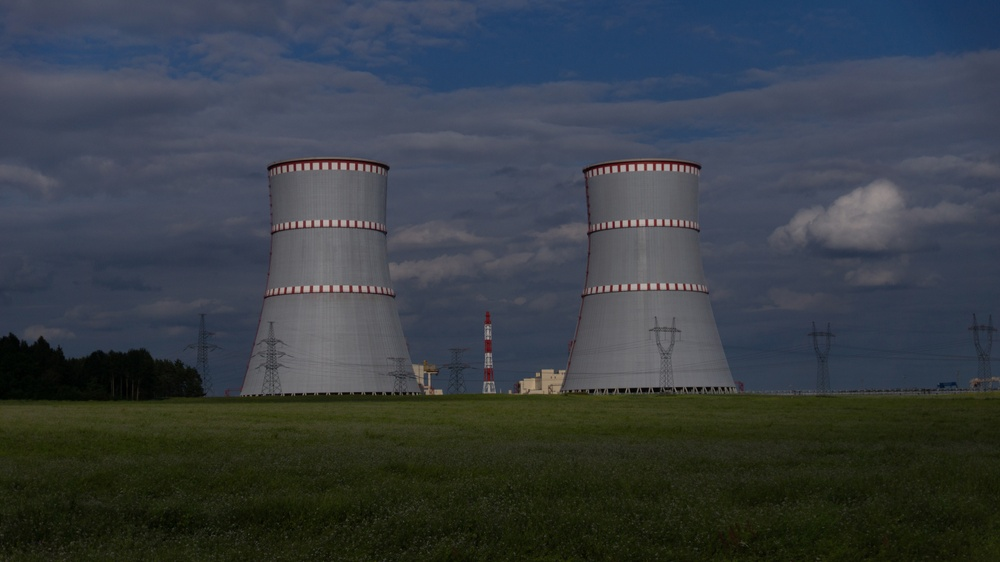
#> input picture examples/in.jpg, 1000 x 562 px, shrunk from 1600 x 900 before the run, found by its file name
$ python enhance.py
#> lines starting #> are read from the running program, lines starting #| are printed output that depends on the picture
import cv2
from matplotlib import pyplot as plt

if __name__ == "__main__":
    image = cv2.imread("in.jpg")
#> image is the input picture: shape (562, 1000, 3); mean B, G, R 68.8, 63, 56.5
    gray = cv2.cvtColor(image, cv2.COLOR_BGR2GRAY)
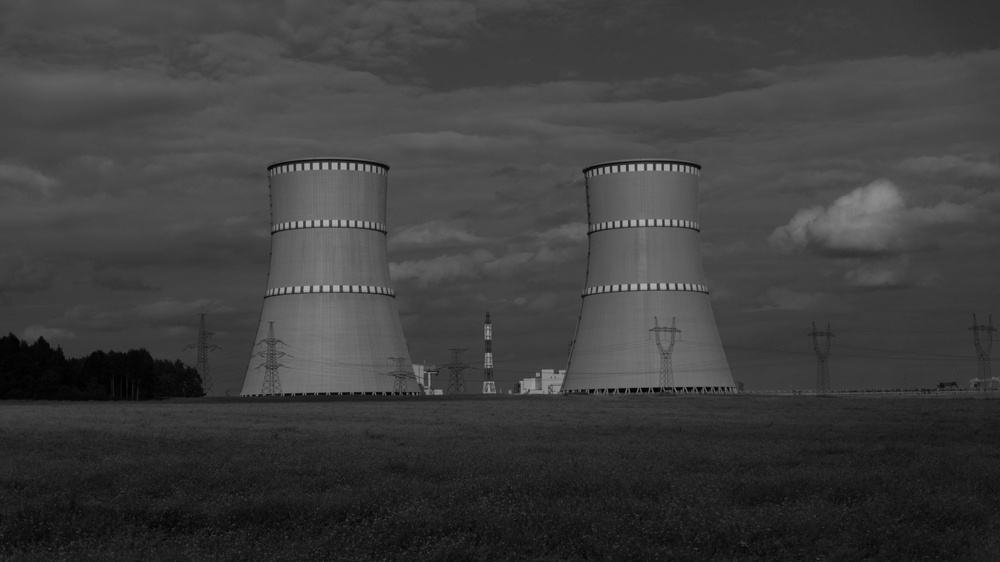
#> gray: shape (562, 1000); min 0, max 180, mean 61.7

    # Calculate grayscale histogram
    hist = cv2.calcHist([gray], [0], None, [256], [0, 256])
#> hist = 256 values, max 15855 at index 62, min 0 at index 181, mean 2195.3
    hist_size = len(hist)
#> hist_size = 256

    # Calculate cumulative distribution from the histogram
    accumulator = [float(hist[0])]
#> accumulator = [12]
    for index in range(1, hist_size):
        accumulator.append(accumulator[index - 1] + float(hist[index]))
#> after the loop, accumulator = 256 values from 12 to 562000

    # Locate points to clip
    maximum = accumulator[-1]
#> maximum = 562000
    clip_hist_percent = 1
    clip_hist_percent *= maximum / 100.0
#> clip_hist_percent = 5620
    clip_hist_percent /= 2.0
#> clip_hist_percent = 2810

    # Locate left cut
    minimum_gray = 0
    while accumulator[minimum_gray] < clip_hist_percent:
        minimum_gray += 1
#> this loop made 5 passes
#> after the loop, minimum_gray = 5

    # Locate right cut
    maximum_gray = hist_size - 1
#> maximum_gray = 255
    while accumulator[maximum_gray] >= (maximum - clip_hist_percent):
        maximum_gray -= 1
#> this loop made 125 passes
#> maximum_gray on passes 1 to 12: 254, 253, 252, 251, 250, 249, 248, 247, 246, 245, 244, 243
#> after the loop, maximum_gray = 130

    alpha = 255 / (maximum_gray - minimum_gray)
#> alpha = 2.04
    beta = -minimum_gray * alpha
#> beta = -10.2

    # Calculate new histogram with desired range and show histogram
    new_hist = cv2.calcHist([gray], [0], None, [256], [minimum_gray, maximum_gray])
#> new_hist = 256 values, max 15855 at index 116, min 0 at index 1, mean 2175.1
    plt.plot(hist)
    plt.plot(new_hist)
    plt.xlim([0, 256])
    plt.show()
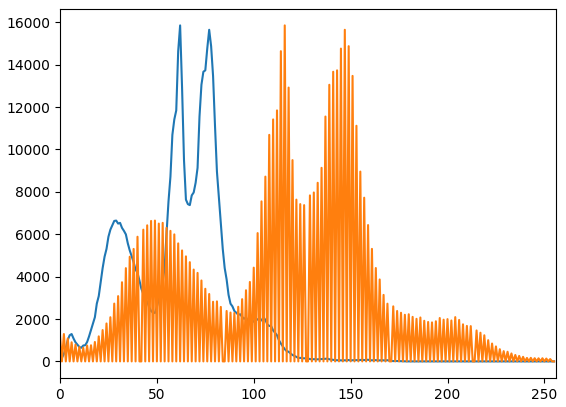
#> figure drawn by matplotlib, 1 panel; curve peaks at x = 62, y = 15855; curve peaks at x = 116, y = 15855

    result = cv2.convertScaleAbs(image, alpha=alpha, beta=beta)
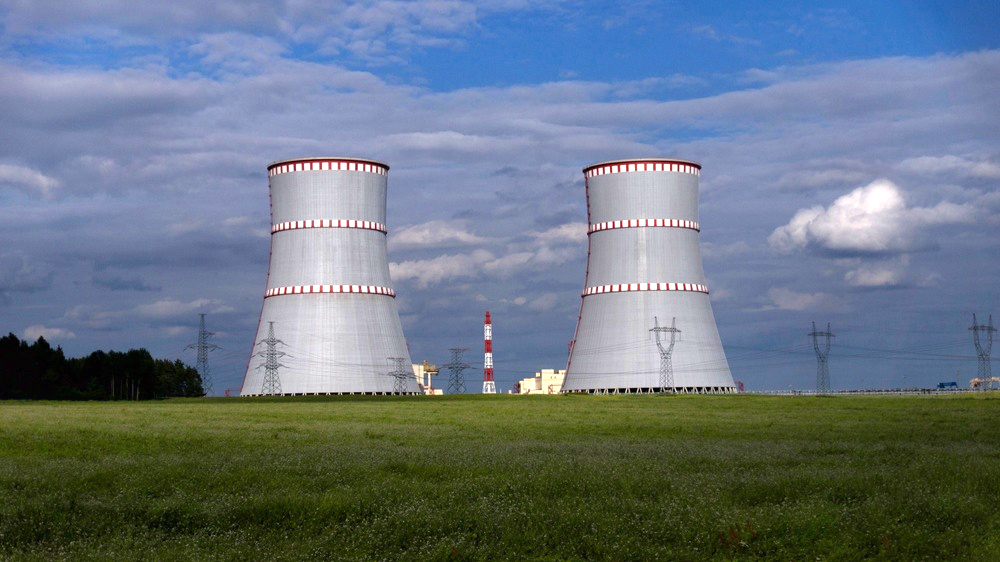
#> result: shape (562, 1000, 3); mean B, G, R 130.3, 118.2, 104.7
    cv2.imwrite("out.jpg", img=result)
